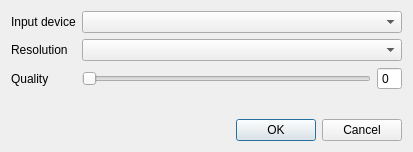
<?xml version="1.0" encoding="UTF-8"?>
<ui version="4.0">
 <class>VideoSettingsWidgetForm</class>
 <widget class="QDialog" name="VideoSettingsWidgetForm">
  <property name="geometry">
   <rect>
    <x>0</x>
    <y>0</y>
    <width>413</width>
    <height>152</height>
   </rect>
  </property>
  <property name="windowTitle">
   <string>Video Settings</string>
  </property>
  <layout class="QVBoxLayout" name="verticalLayout">
   <item>
    <layout class="QFormLayout" name="formLayout">
     <item row="0" column="0">
      <widget class="QLabel" name="label">
       <property name="text">
        <string>Input device</string>
       </property>
      </widget>
     </item>
     <item row="0" column="1">
      <widget class="QComboBox" name="devices"/>
     </item>
     <item row="1" column="0">
      <widget class="QLabel" name="label_2">
       <property name="text">
        <string>Resolution</string>
       </property>
      </widget>
     </item>
     <item row="1" column="1">
      <widget class="QComboBox" name="resolutions"/>
     </item>
     <item row="2" column="0">
      <widget class="QLabel" name="label_3">
       <property name="text">
        <string>Quality</string>
       </property>
      </widget>
     </item>
     <item row="2" column="1">
      <layout class="QHBoxLayout" name="horizontalLayout_2">
       <item>
        <widget class="QSlider" name="quality">
         <property name="orientation">
          <enum>Qt::Horizontal</enum>
         </property>
        </widget>
       </item>
       <item>
        <widget class="QSpinBox" name="qualityValue">
         <property name="readOnly">
          <bool>true</bool>
         </property>
         <property name="buttonSymbols">
          <enum>QAbstractSpinBox::NoButtons</enum>
         </property>
        </widget>
       </item>
      </layout>
     </item>
    </layout>
   </item>
   <item>
    <spacer name="verticalSpacer">
     <property name="orientation">
      <enum>Qt::Vertical</enum>
     </property>
     <property name="sizeHint" stdset="0">
      <size>
       <width>20</width>
       <height>40</height>
      </size>
     </property>
    </spacer>
   </item>
   <item>
    <layout class="QHBoxLayout" name="horizontalLayout">
     <item>
      <spacer name="horizontalSpacer">
       <property name="orientation">
        <enum>Qt::Horizontal</enum>
       </property>
       <property name="sizeHint" stdset="0">
        <size>
         <width>40</width>
         <height>20</height>
        </size>
       </property>
      </spacer>
     </item>
     <item>
      <widget class="QPushButton" name="okButton">
       <property name="text">
        <string>OK</string>
       </property>
      </widget>
     </item>
     <item>
      <widget class="QPushButton" name="cancelButton">
       <property name="text">
        <string>Cancel</string>
       </property>
      </widget>
     </item>
    </layout>
   </item>
  </layout>
 </widget>
 <resources/>
 <connections>
  <connection>
   <sender>quality</sender>
   <signal>valueChanged(int)</signal>
   <receiver>qualityValue</receiver>
   <slot>setValue(int)</slot>
   <hints>
    <hint type="sourcelabel">
     <x>302</x>
     <y>78</y>
    </hint>
    <hint type="destinationlabel">
     <x>377</x>
     <y>78</y>
    </hint>
   </hints>
  </connection>
 </connections>
</ui>
